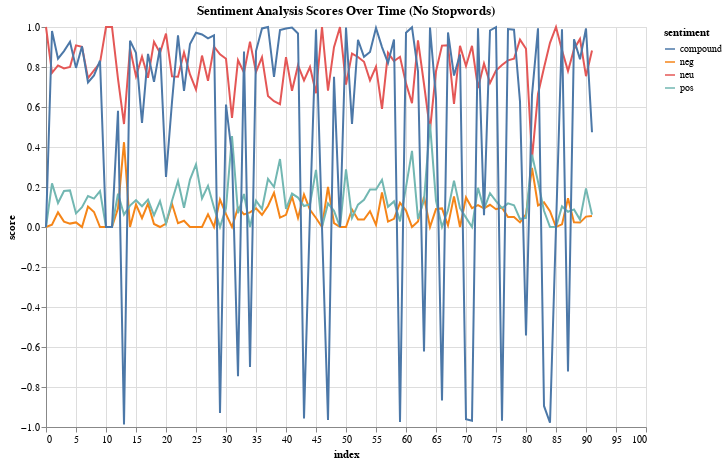

This figure's notebook cell:
### Code cell
df_long = df.melt(id_vars='index', var_name='sentiment', value_name='score')

chart = alt.Chart(df_long).mark_line().encode(
    x='index',
    y='score',
    color='sentiment'
).properties(
    width=600,
    height=400,
    title="Sentiment Analysis Scores Over Time (No Stopwords)"
)
chart

### Figure 1 — Vega-Lite specification as saved in the notebook (floating-point values rounded to 4 significant figures; data arrays with more than 128 entries replaced by an {"elided": "..."} marker saying what was removed)
{"config": {"view": {"continuousWidth": 300, "continuousHeight": 300}}, "data": {"name": "data-4934873f2b5acfd202a52c704a3f44bf"}, "mark": {"type": "line"}, "encoding": {"color": {"field": "sentiment", "type": "nominal"}, "x": {"field": "index", "type": "quantitative"}, "y": {"field": "score", "type": "quantitative"}}, "height": 400, "title": "Sentiment Analysis Scores Over Time (No Stopwords)", "width": 600, "$schema": "https://vega.github.io/schema/vega-lite/v5.8.0.json", "datasets": {"data-4934873f2b5acfd202a52c704a3f44bf": {"elided": "368 records"}}}
